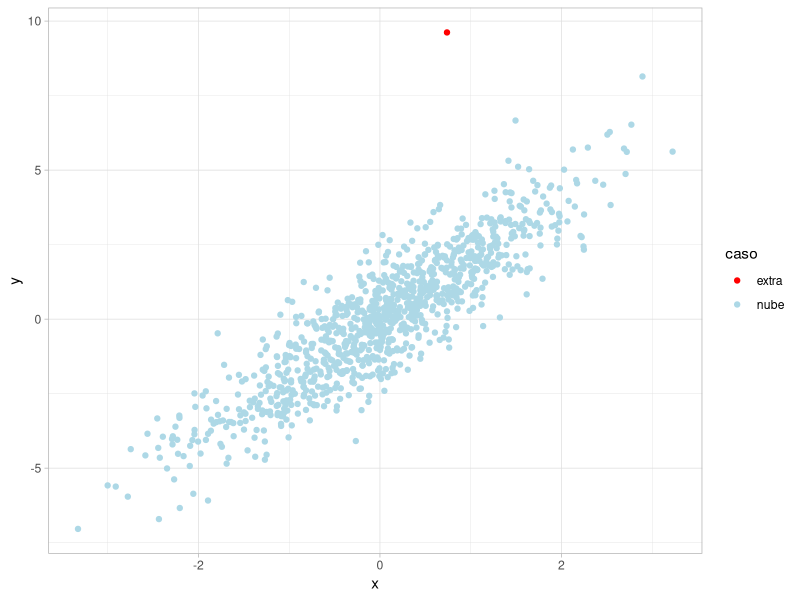
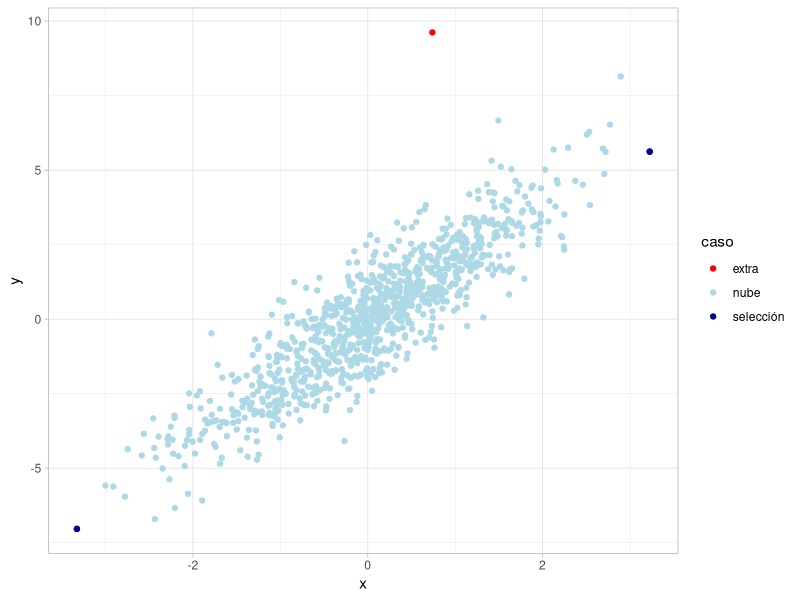
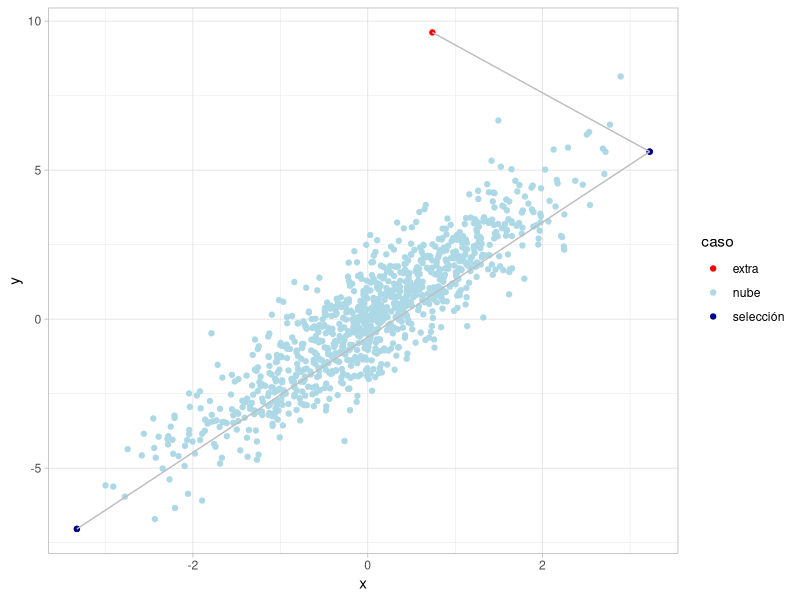

Write the R code that produced these figures, in order.
## ---- chunk 1
#| label: generacion-datos
library(ggplot2)
theme_set(theme_light())

n_size <- 1000

beta_0 <- 0
beta_1 <- 2

x <- rnorm(n_size, beta_0)
y <- beta_0 + beta_1 * x + rnorm(n_size, 0, 1)

df <- data.frame(x, y, caso = "nube")

df <- rbind(
  df, 
  data.frame(
    x = quantile(x, probs = 0.75), 
    y = max(y) + beta_1 * quantile(x, probs = 0.75), 
    caso = "extra"
  )
)

ggplot(df) + 
  geom_point(aes(x, y, col = caso)) + 
  scale_color_manual(values = c("red", "lightblue"))

## ---- chunk 2
#| label: seleccion
df$caso[c(which.min(df$x), which.max(df$x))] <- "selección"
row.names(df) <- NULL

ggplot(df) + 
  geom_point(aes(x, y, col = caso)) + 
  geom_point(
    data = df[df$caso == "selección", ], 
    aes(x, y), 
    col = "darkblue"
  ) + 
  scale_color_manual(values = c("red", "lightblue", "darkblue"))
## ---- chunk 3
#| label: segmentos
df_segment <- df[df$caso != "nube", c("x", "y")]
df_segment <- df_segment[-which.max(df_segment$x), ]

df_segment$xend <- df$x[which.max(df$x)]
df_segment$yend <- df$y[which.max(df$x)]

row.names(df_segment) <- NULL

ggplot(df) + 
  geom_point(aes(x, y, col = caso)) + 
  geom_point(
    data = df[df$caso == "selección", ], 
    aes(x, y), 
    col = "darkblue"
  ) + 
  geom_segment(
    data = df_segment,
    aes(x = x, xend = xend, y = y, yend = yend), 
    colour = "grey"
  ) + 
  scale_color_manual(values = c("red", "lightblue", "darkblue"))
## ---- chunk 4
df_dists <- df[df$caso != "nube", c("x", "y")]
m_dists <- dist(df_dists)
m_dists
## ---- chunk 5
as.matrix(m_dists)
## ---- chunk 6
df
## ---- chunk 7
dists_maha <- mahalanobis(as.matrix(df_dists), 
                          colMeans(df[, c("x", "y")]), 
                          cov(df[, c("x", "y")]))
dists_maha
# sqrt(dists_maha[1] + dists_maha[2])
